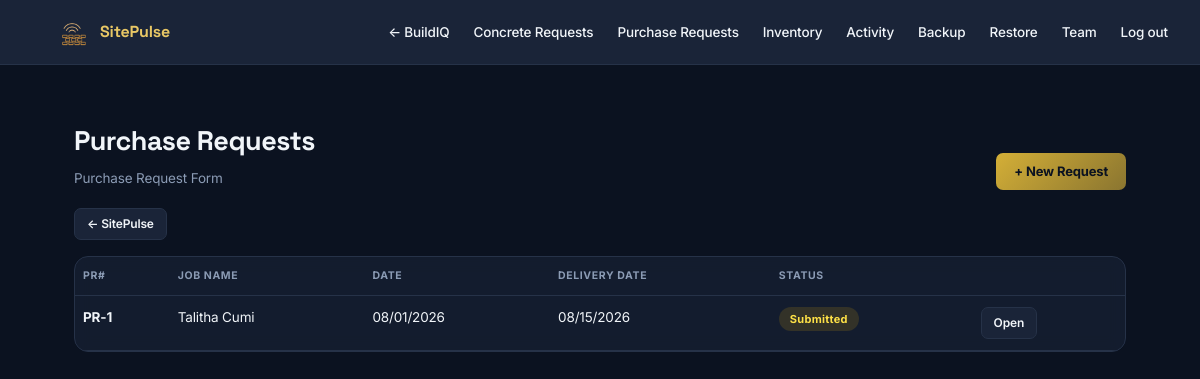
Page /inventory/purchase (signed in) on the committed database.
### tables this page shows
CREATE TABLE inventory_purchase_requests (
            id INTEGER PRIMARY KEY AUTOINCREMENT,
            pr_number TEXT, request_date TEXT NOT NULL,
            job_name TEXT, location_description TEXT,
            requested_by TEXT, needed_on TEXT, source_of_supply TEXT,
            requestor_signature TEXT, requestor_date TEXT,
            ordered_by TEXT, ordered_date TEXT, vendor_company TEXT, vendor_company_phone TEXT,
            status TEXT DEFAULT 'Submitted',
            created_at TEXT, updated_at TEXT
        );

### app.py (the view)
@app.route("/inventory/purchase")
@login_required
def inventory_purchase_list():
    db = get_db()
    rows = db.execute("SELECT * FROM inventory_purchase_requests ORDER BY request_date DESC").fetchall()
    return render_template("inventory/purchase_requests.html", requests=rows)

### app.py (called while the page is built)
@app.template_filter("friendly_date")
def friendly_date(date_str):
    if not date_str:
        return ""
    try:
        return datetime.strptime(date_str, "%Y-%m-%d").strftime("%m/%d/%Y")
    except ValueError:
        return date_str

def get_db():
    if "db" not in g:
        g.db = sqlite3.connect(DB_PATH)
        g.db.row_factory = sqlite3.Row
    return g.db

def is_admin():
    return current_user.is_authenticated and current_user.email in ADMIN_EMAILS

@app.context_processor
def inject_permissions():
    return {
        "has_project_hunt_access": current_user.is_authenticated and current_user.email in FULL_ACCESS_EMAILS,
        "is_procurement": current_user.is_authenticated and current_user.email in PROCUREMENT_EMAILS,
        "is_admin_user": is_admin(),
    }

@app.before_request
def restrict_project_hunt():
    if request.path.startswith("/tracker") and current_user.is_authenticated:
        if current_user.email not in FULL_ACCESS_EMAILS:
            flash("You don't have access to Project Hunt.", "error")
            return redirect(url_for("home"))

@login_manager.user_loader
def load_user(user_id):
    db = get_db()
    row = db.execute("SELECT * FROM users WHERE id = ?", (user_id,)).fetchone()
    return User(row) if row else None

### templates/inventory/purchase_requests.html
{% extends "inventory/base.html" %}
{% block content %}
<div class="section-row">
    <div><h1>Purchase Requests</h1><p class="sub">Purchase Request Form</p></div>
    <a href="{{ url_for('inventory_new_purchase') }}" class="btn btn-gold">+ New Request</a>
</div>
<a href="{{ url_for('inventory_home') }}" class="btn btn-sm" style="margin-bottom:16px;">&larr; SitePulse</a>
{% if requests|length == 0 %}
<div class="card"><p class="sub" style="margin:0;">No purchase requests logged yet.</p></div>
{% else %}
<div class="card" style="padding:0; overflow-x:auto;">
    <table>
        <tr><th>PR#</th><th>Job Name</th><th>Date</th><th>Delivery Date</th><th>Status</th><th></th></tr>
        {% for r in requests %}
        <tr>
            <td><strong>{{ r['pr_number'] or '\u2014' }}</strong></td>
            <td>{{ r['job_name'] or '\u2014' }}</td>
            <td>{{ r['request_date']|friendly_date }}</td>
            <td>{{ r['needed_on']|friendly_date if r['needed_on'] else '\u2014' }}</td>
            <td><span class="badge {{ 'status-awarded' if r['status']=='Completed' else ('status-inprogress' if r['status']=='Scheduled' else 'status-pending') }}">{{ r['status'] or 'Submitted' }}</span></td>
            <td><a href="{{ url_for('inventory_view_purchase', request_id=r['id']) }}" class="btn btn-sm">Open</a></td>
        </tr>
        {% endfor %}
    </table>
</div>
{% endif %}
{% endblock %}

### templates/inventory/base.html (style rules this page uses)
* { margin: 0; padding: 0; box-sizing: border-box; }
:root { --navy: #0B1220; --navy-light: #1A2438; --navy-card: #151E30; --gold: #D4AF37; --gold-light: #E8C765; --gold-dim: #8A7530; --text-light: #F1F5F9; --text-dim: #8B9BB4; --border: #263248; --green: #22C55E; --red: #EF4444; --yellow: #EAB308; --blue: #3B82F6; }
body { font-family: 'Inter', -apple-system, BlinkMacSystemFont, 'Segoe UI', Arial, sans-serif; background-color: var(--navy); color: var(--text-light); line-height: 1.5; font-weight: 400; letter-spacing: -0.01em; }
a { color: var(--gold-light); text-decoration: none; }
.card { background: rgba(21,30,48,0.88); backdrop-filter: blur(8px); -webkit-backdrop-filter: blur(8px); border: 1px solid var(--border); border-radius: 14px; padding: 24px; margin-bottom: 20px; }
h1 { font-family: 'Space Grotesk', 'Inter', sans-serif; font-size: 27px; margin-bottom: 6px; color: var(--text-light); font-weight: 700; letter-spacing: -0.02em; }
p.sub { color: var(--text-dim); margin-bottom: 20px; font-size: 13.5px; }
button, .btn { background: var(--navy-light); border: 1px solid var(--border); color: var(--text-light); padding: 9px 18px; border-radius: 7px; font-size: 13px; font-weight: 600; cursor: pointer; display: inline-block; margin-top: 14px; transition: all 0.15s; font-family: inherit; }
.btn-gold { background: linear-gradient(135deg, var(--gold), var(--gold-dim)); color: var(--navy); border: none; font-weight: 700; }
.btn-sm { padding: 6px 12px; font-size: 12px; margin-top: 0; }
table { width: 100%; border-collapse: collapse; }
th, td { text-align: left; padding: 11px 8px; border-bottom: 1px solid var(--border); font-size: 13.5px; vertical-align: top; color: var(--text-light); }
tbody tr { transition: background 0.15s; }
th { color: var(--text-dim); font-size: 10.5px; text-transform: uppercase; letter-spacing: 0.6px; font-weight: 700; }
.badge { padding: 4px 11px; border-radius: 20px; font-size: 11px; font-weight: 700; display: inline-block; letter-spacing: 0.3px; }
.status-pending { background: rgba(234,179,8,0.15); color: #FDE047; }
.section-row { display: flex; justify-content: space-between; align-items: center; margin-top: 20px; }

### rows in the picture
inventory_purchase_requests: pr_number "PR-1", job_name "Talitha Cumi", request_date|friendly_date "08/01/2026", needed_on|friendly_date "08/15/2026", status "Submitted"
